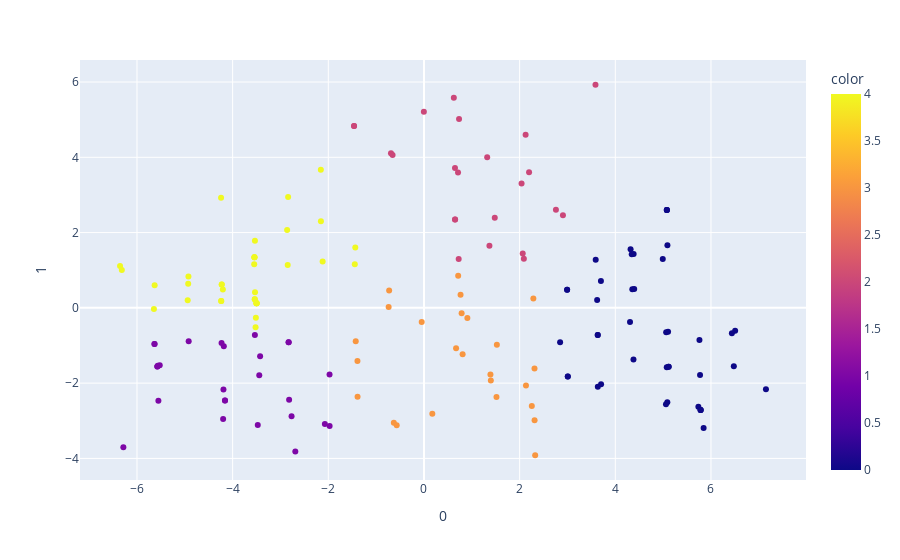
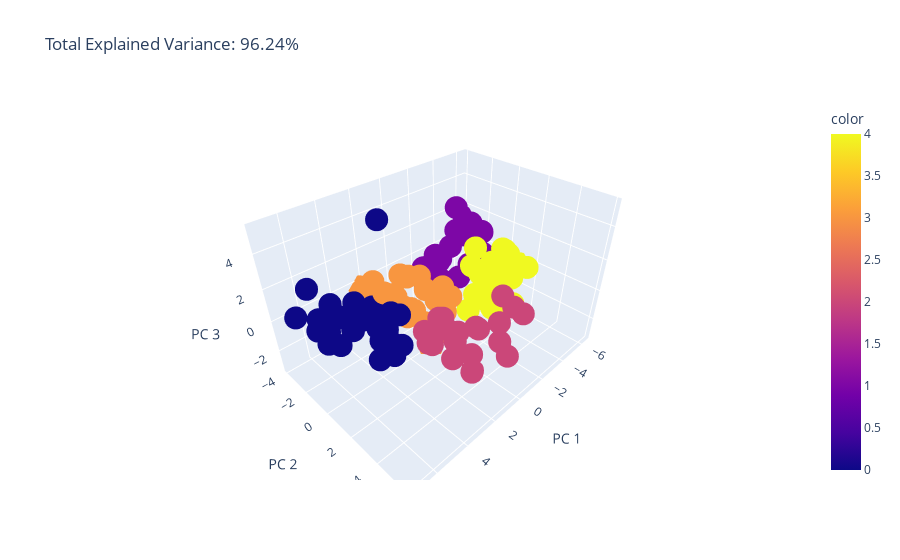

Notebook code cell kept with these figures, in order:
### Code cell
from sklearn.decomposition import PCA
import plotly.express as px

X = champs_selected[['attack', 'defense', 'magic', 'Assassin','Fighter','Mage','Marksman','Support','Tank']]

pca = PCA(n_components=2)
components = pca.fit_transform(X)

fig = px.scatter(components, x=0, y=1, color=champs_selected['key'])
fig.show()

X = champs_selected[['attack', 'defense', 'magic', 'Assassin','Fighter','Mage','Marksman','Support','Tank']]

pca = PCA(n_components=3)
components = pca.fit_transform(X)

total_var = pca.explained_variance_ratio_.sum() * 100

fig = px.scatter_3d(
    components, x=0, y=1, z=2, color=champs_selected['key'],
    title=f'Total Explained Variance: {total_var:.2f}%',
    labels={'0': 'PC 1', '1': 'PC 2', '2': 'PC 3'}
)
fig.show()

### Figure 1 — Plotly figure (JSON) as saved in the notebook; plotly's stock layout.template omitted (floating-point values rounded to 4 significant figures; data arrays with more than 128 entries replaced by an {"elided": "..."} marker saying what was removed)
{"data": [{"hovertemplate": "0=%{x}<br>1=%{y}<br>color=%{marker.color}<extra></extra>", "legendgroup": "", "marker": {"color": {"elided": "152 int values"}, "coloraxis": "coloraxis", "symbol": "circle"}, "mode": "markers", "name": "", "orientation": "v", "showlegend": false, "type": "scatter", "x": {"elided": "152 float values"}, "xaxis": "x", "y": {"elided": "152 float values"}, "yaxis": "y"}], "layout": {"coloraxis": {"colorbar": {"title": {"text": "color"}}, "colorscale": [[0, "#0d0887"], [0.1111, "#46039f"], [0.2222, "#7201a8"], [0.3333, "#9c179e"], [0.4444, "#bd3786"], [0.5556, "#d8576b"], [0.6667, "#ed7953"], [0.7778, "#fb9f3a"], [0.8889, "#fdca26"], [1, "#f0f921"]]}, "legend": {"tracegroupgap": 0}, "margin": {"t": 60}, "xaxis": {"anchor": "y", "domain": [0, 1], "title": {"text": "0"}}, "yaxis": {"anchor": "x", "domain": [0, 1], "title": {"text": "1"}}}}

### Figure 2 — Plotly figure (JSON) as saved in the notebook; plotly's stock layout.template omitted (floating-point values rounded to 4 significant figures; data arrays with more than 128 entries replaced by an {"elided": "..."} marker saying what was removed)
{"data": [{"hovertemplate": "PC 1=%{x}<br>PC 2=%{y}<br>PC 3=%{z}<br>color=%{marker.color}<extra></extra>", "legendgroup": "", "marker": {"color": {"elided": "152 int values"}, "coloraxis": "coloraxis", "symbol": "circle"}, "mode": "markers", "name": "", "scene": "scene", "showlegend": false, "type": "scatter3d", "x": {"elided": "152 float values"}, "y": {"elided": "152 float values"}, "z": {"elided": "152 float values"}}], "layout": {"coloraxis": {"colorbar": {"title": {"text": "color"}}, "colorscale": [[0, "#0d0887"], [0.1111, "#46039f"], [0.2222, "#7201a8"], [0.3333, "#9c179e"], [0.4444, "#bd3786"], [0.5556, "#d8576b"], [0.6667, "#ed7953"], [0.7778, "#fb9f3a"], [0.8889, "#fdca26"], [1, "#f0f921"]]}, "legend": {"tracegroupgap": 0}, "scene": {"domain": {"x": [0, 1], "y": [0, 1]}, "xaxis": {"title": {"text": "PC 1"}}, "yaxis": {"title": {"text": "PC 2"}}, "zaxis": {"title": {"text": "PC 3"}}}, "title": {"text": "Total Explained Variance: 96.24%"}}}
